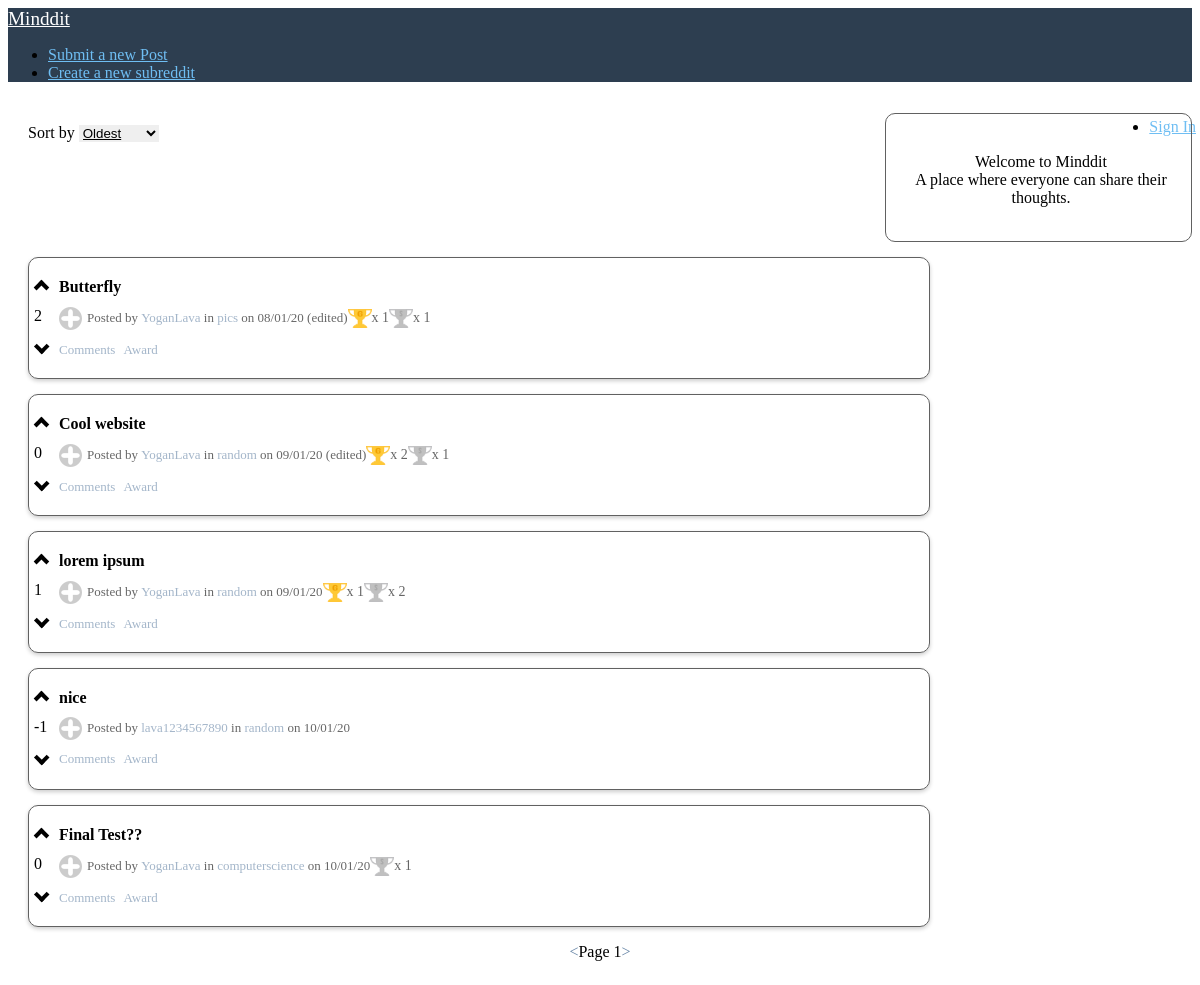
The page / on the database its author committed.
### tables this page shows
CREATE TABLE posts (
  id int(11) NOT NULL,
  title varchar(255) DEFAULT NULL,
  user_id int(11) NOT NULL,
  is_image tinyint(1) DEFAULT NULL,
  body text,
  created_at int(30) DEFAULT NULL,
  updated_at int(30) DEFAULT NULL,
  subreddit_name varchar(20) NOT NULL
);

CREATE TABLE users (
  id int(11) NOT NULL,
  username varchar(255) NOT NULL,
  password varchar(255) NOT NULL,
  created_at int(30) NOT NULL DEFAULT '0'
);

### index.php (the view, shortened to what this page needs)
<?php
$mysqli = openConnection();
if(isset($_GET['sortBy'])){
    switch($_GET['sortBy']){
        case "topLikes":
            $sql = "SELECT * FROM mostLiked LIMIT 5". ((isset($_GET['page']))?" OFFSET ". ($_GET['page']-1) * 5:"");
            break;
        case "newest":
            $sql = "SELECT * FROM posts order by created_at desc LIMIT 5". ((isset($_GET['page']))?" OFFSET ". ($_GET['page']-1) * 5:"");
            break;
        case "oldest":
            $sql = "SELECT * FROM posts order by created_at asc LIMIT 5". ((isset($_GET['page']))?" OFFSET ". ($_GET['page']-1) * 5:"");
            break;
        default:
            $sql = "SELECT * FROM posts LIMIT 5". ((isset($_GET['page']))?" OFFSET ". ($_GET['page']-1) * 5:"");
    }
}else{
    $sql = "SELECT * FROM posts LIMIT 5". ((isset($_GET['page']))?" OFFSET ". ($_GET['page']-1) * 5:"");
}
$result=$mysqli->query($sql);
?>
<!DOCTYPE html>
<html lang="en">
<head>
    <link rel="stylesheet" href="https://unpkg.com/purecss@1.0.1/build/pure-min.css"
 />
    <link rel="stylesheet" href="css/css.css" />
</head>
<body>
    <div class="home-menu pure-menu pure-menu-horizontal">
        <a href="index.php" class="pure-menu-heading pure-menu-link">Minddit</a>
        <ul class="pure-menu-list">
            <li class="pure-menu-item">
                <a href="submit.php" class="pure-menu-link">Submit a new Post</a>
            </li>
            <li class="pure-menu-item">
                <a href="createsubreddit.php" class="pure-menu-link">Create a new subreddit</a>
            </li>
        </ul>
        <ul class="pure-menu-list align-right">
            <?php if(!isset($_SESSION['username'])){echo "<li class='pure-menu-item'>
        <a href='register.php' class='pure-menu-link'>Sign In</a>
      </li>";
      } else { echo "<li class='pure-menu-item pure-menu-has-children pure-menu-allow-hover'>
        <a href='#' id='menuLink1' class='pure-menu-link'>".$_SESSION['username']."</a>
        <ul class='pure-menu-children'>
            <li class='pure-menu-item'><a href='profile.php?name=".$_SESSION['username']."' class='pure-menu-link'>Profile</a></li>
            <li class='pure-menu-item'><a href='details.php' class='pure-menu-link'>Details</a></li>
            <li class='pure-menu-item'><a href='/logic/logout.php' class='pure-menu-link'>Log Out</a></li>
        </ul>
    </li>";
      }?>
        </ul>
    </div>
    <div class="side-bar">
        <p>Welcome to Minddit
            A place where everyone can share their thoughts.</p>
    </div>
    <div class="sort-container">
        <p style="display: inline-block">Sort by</p>
        <select id="sort" class="sort-by">
            <option value="oldest">Oldest</option>
        </select>
    </div>
    <div class="posts">
        <?php
          while($post = $result->fetch_assoc()){
            $user = ($mysqli->query("select * from users where id='".$post['user_id']."'"))->fetch_assoc();
            echo "<div class='post'>";
            echo "<div class='likes'>";
            echo ((isset($checkLiked))? $checkLiked['vote'] === 'upvote' : false)? "<span class='chevron on upvote' id='u".$post['id']."' onclick='vote(".$post['id'].", ".$_SESSION['userid'].", \"post\", \"upvote\")'></span>" : "<span class='chevron upvote' id='u".$post['id']."' onclick='vote(".$post['id'].", ". ((isset($_SESSION['userid']))? $_SESSION['userid']:"null") .", \"post\", \"upvote\")'></span>";
            $likes = "SELECT (SELECT COUNT(*) FROM likes, post_likes where likes.vote = 'upvote' and post_likes.post_id = ".$post['id']." and post_likes.like_id = likes.id) - (SELECT COUNT(*) FROM likes, post_likes where likes.vote = 'downvote' and post_likes.post_id = ".$post['id']." and post_likes.like_id = likes.id) as likes";
            $likes = ($mysqli->query($likes))->fetch_assoc();
            echo "<p id='l".$post['id']."'>".$likes['likes']."</p>";
            echo  ((isset($checkLiked))? $checkLiked['vote'] === 'downvote' : false)? "<span class='chevron on downvote' id='d".$post['id']."' onclick='vote(".$post['id'].", ".$_SESSION['userid'].", \"post\", \"downvote\")'></span>" : "<span class='chevron downvote' id='d".$post['id']."' onclick='vote(".$post['id'].", ". ((isset($_SESSION['userid']))? $_SESSION['userid']:"null") .", \"post\", \"downvote\")'></span>";
            echo  "</div>";
            echo  "<div class='post-info'>";
            echo ($post['is_image'])?"<div><a class='post-link' href='".$post['body']."' >".$post['title']."</a></div>":"<div><a class='post-link' href='post.php?postID=".$post['id']."' >".$post['title']."</a></div>";
            echo "<div class='details'>
                  <div id='b".$post['id']."' onClick='togglePost(".$post['id'].");' class='expand'></div>";
            echo "<p class='post-details'>Posted by <a href='profile.php?name=".$user['username']."' class='normal-link'>".$user['username']."</a> in <a href='subreddit.php?name=".$post['subreddit_name']."' class='normal-link'>".$post['subreddit_name']."</a> on ".date("d/m/y",$post['created_at'])." ". (($post['created_at'] != $post['updated_at'])?"(edited)":"") ."</p>";
            $awardCount = "select coalesce(count(distinct a.id),0) as gold, coalesce(count(distinct a2.id),0) as silver
            from post_awards pa
            left join awards a on a.id = pa.award_id and a.award = 'gold'
            left join awards a2 on a2.id = pa.award_id and a2.award= 'silver'
            where pa.post_id = ".$post['id'];
            $awardCount = ($mysqli->query($awardCount))->fetch_assoc();
            if($awardCount['gold']) echo "<div class='gold' tooltip='Gold'></div><p class='award-text'>x ".$awardCount['gold']."</p>";
            if($awardCount['silver']) echo "<div class='silver' tooltip='Silver'></div><p class='award-text'>x ".$awardCount['silver']."</p>";
            echo "</div>";
            echo "<div class='post-details'><a href='post.php?postID=".$post['id']."' class='normal-link'>Comments</a> <a class='normal-link' onClick='togglePostAwardMenu(".$post['id'].",".((isset($_SESSION['userid']))? $_SESSION['userid']:"null").")' style='padding-left:5px'>Award</a></div>";
            echo "</div>";
            echo "</div>";
          }
      ?>
    </div>
    <div class="pagination">
          <?php
            echo "<a onclick='back()' class='normal-link'><</a>";
            echo (isset($_GET['page']))? "<p>Page ".$_GET['page']."</p>":"<p>Page 1</p>";
            echo "<a onclick='forward()' class='normal-link'>></a>";
          ?>
    </div>
</body>
</html>

### css/css.css (style rules this page uses)
.home-menu .pure-menu-heading { color: white; font-weight: 400; font-size: 120%; }
.home-menu a { color: #6fbef3; }
.home-menu { background: #2d3e50; }
.align-right { position: absolute; right: 0px; padding: 4px; }
.posts { display: inline-flex; flex-direction: column; flex-wrap: wrap; justify-content: center; align-items: center; align-content: center; }
.post { padding-top: 20px; margin-top: 15px; margin-left: 20px; border: solid 1.2px #616161; width: 75vw; min-height: 100px; max-width: 100%; border-radius: 10px; box-shadow: 0 2px 4px 0 rgba(0, 0, 0, 0.2); }
.posts .post-link { display: inline-block; text-decoration: solid; font-weight: bold; color: #000000; }
.details { position: relative; align-items: center; display: flex; }
.normal-link { color: #6785a6; text-decoration: solid; position: relative; display: inline-block; cursor: pointer; }
.post .post-details { opacity: 0.6; display: inline-block; font-size: 13px; }
.post .normal-link { font-size: 13px; }
.likes { float: left; padding-top: 2px; padding-left: 5px; }
.chevron::before { border-style: solid; border-width: 0.25em 0.25em 0 0; content: ''; display: block; height: 0.45em; left: 0.15em; position: relative; top: 0.15em; transform: rotate(-45deg); width: 0.45em; cursor: pointer; }
.chevron.downvote::before { top: 0; transform: rotate(135deg); }
.expand { background-repeat: no-repeat; margin-right: 5px; background-image: url("/res/plus.png"); height: 23px; width: 23px; }
.post-info { padding-left: 30px; }
.sort-container { display: inline-block; margin-top: 10px; margin-left: 20px; }
.sort-by { text-decoration: underline; display: inline-block; border: none; }
.pagination { display: flex; align-items: center; justify-content: center; }
.gold { position: relative; background-image: url("/res/gold.png"); background-size: 24px 19px; height: 19px; width: 24px; }
.silver { position: relative; background-image: url("/res/silver.png"); background-size: 24px 19px; height: 19px; width: 24px; }
[tooltip]:before { content: attr(tooltip); position: absolute; opacity: 0; left: -15px; transition: all 0.15s ease; padding: 10px; color: #bdbdbd; border-radius: 10px; }
[tooltip]:not([tooltip-persistent]):before { pointer-events: none; }
.side-bar { text-align: center; margin-top: 15px; padding-top: 5px; padding-left: 5px; float: right; width: 300px; border: solid 1.2px #616161; border-radius: 10px; position: relative; white-space: pre-line; }
.award-text { opacity: 0.6; font-size: 14px; }

### rows shown on the page
posts: likes "2", title "Butterfly", user.username "YoganLava", subreddit_name "pics", created_at "08/01/20", updated_at "(edited)", gold "1", silver "1"
posts: likes "0", title "Cool website", user.username "YoganLava", subreddit_name "random", created_at "09/01/20", updated_at "(edited)", gold "2", silver "1"
posts: likes "1", title "lorem ipsum", user.username "YoganLava", subreddit_name "random", created_at "09/01/20", gold "1", silver "2"
posts: likes "-1", title "nice", user.username "lava1234567890", subreddit_name "random", created_at "10/01/20"
posts: likes "0", title "Final Test??", user.username "YoganLava", subreddit_name "computerscience", created_at "10/01/20", silver "1"
